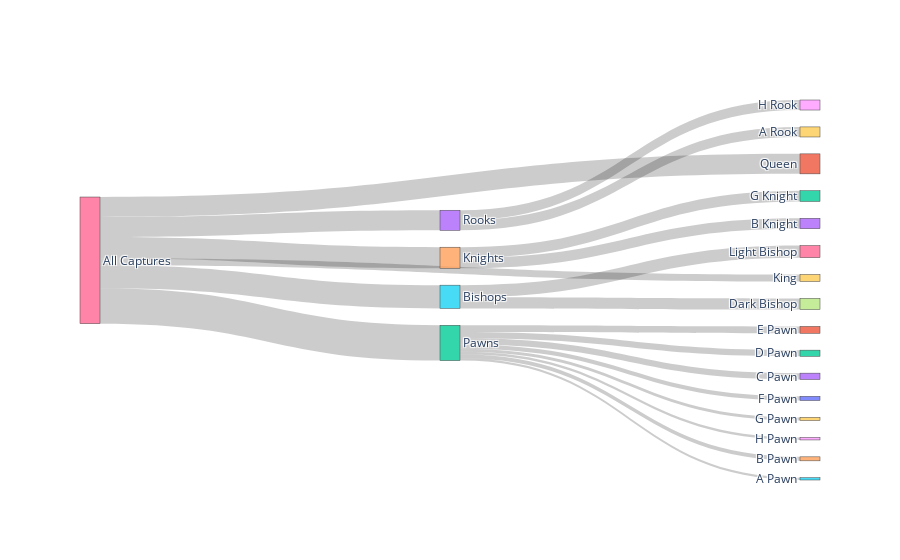

Notebook source saved alongside this figure:
### Code cell
b_link = (dict(source=b_source, 
             target=b_target, 
             value=b_value))
b_node = dict(label = sankey_labels)

b_data = go.Sankey(link=b_link, node=b_node)
b_fig = go.Figure(b_data)
b_fig.show()

### Figure 1 — Plotly figure (JSON) as saved in the notebook; plotly's stock layout.template omitted (floating-point values rounded to 4 significant figures)
{"data": [{"link": {"source": [32, 32, 32, 32, 32, 32, 32, 32, 33, 33, 34, 34, 35, 35, 36, 36, 36, 36, 36, 36], "target": [8, 9, 10, 11, 12, 13, 14, 15, 18, 19, 22, 23, 26, 27, 29, 31, 32, 33, 34, 35], "value": [750575, 926304, 1218487, 2011672, 1802201, 1862635, 1177573, 673187, 2957258, 2969345, 3140843, 3072788, 3553436, 3295119, 2058253, 5896866, 10422634, 5926603, 6213631, 6848555]}, "node": {"label": ["A Pawn", "B Pawn", "C Pawn", "D Pawn", "E Pawn", "F Pawn", "G Pawn", "H Pawn", "H Pawn", "G Pawn", "F Pawn", "E Pawn", "D Pawn", "C Pawn", "B Pawn", "A Pawn", "A Rook", "H Rook", "H Rook", "A Rook", "B Knight", "G Knight", "G Knight", "B Knight", "Dark Bishop", "Light Bishop", "Light Bishop", "Dark Bishop", "King", "King", "Queen", "Queen", "Pawns", "Rooks", "Knights", "Bishops", "All Captures"]}, "type": "sankey"}], "layout": {}}
